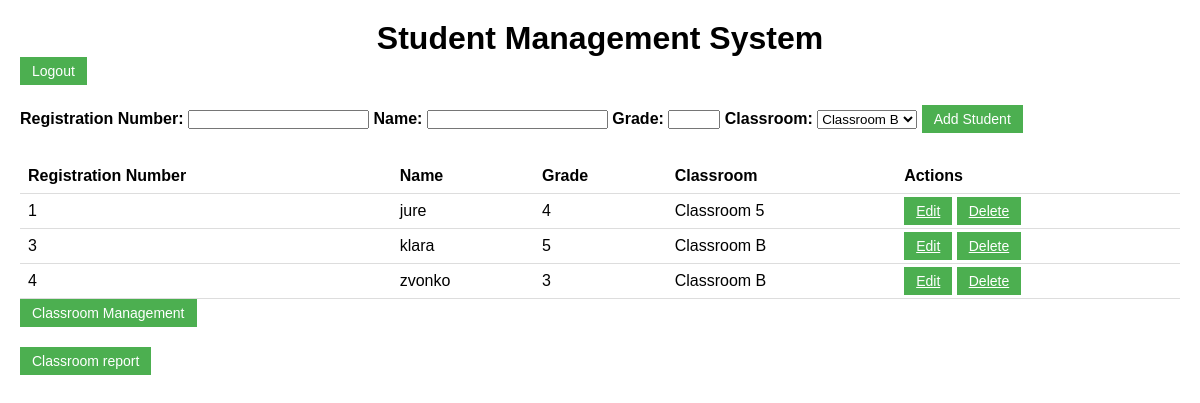
/index.php (signed in), run on the app's committed database.
### tables this page shows
CREATE TABLE `students` (
  `registration_number` varchar(20) NOT NULL,
  `name` varchar(255) NOT NULL,
  `grade` float NOT NULL,
  `classroom_id` int(11) NOT NULL
);

CREATE TABLE `classrooms` (
  `id` int(11) NOT NULL,
  `name` varchar(255) NOT NULL
);

### index.php (the view, shortened to what this page needs)
<?php
$db_host = 'localhost';
$db_username = 'root';
$db_password = '';
$db_name = 'student_management';
$conn = mysqli_connect($db_host, $db_username, $db_password, $db_name);
function getAllStudents($conn) {
    $students = array();
    $sql = "SELECT students.*, classrooms.name AS classroom_name
            FROM students
            LEFT JOIN classrooms ON students.classroom_id = classrooms.id";
    $result = mysqli_query($conn, $sql);
    if ($result) {
        while ($row = mysqli_fetch_assoc($result)) {
            $students[] = $row;
        }
    }
    return $students;
}
function getAllClassrooms($conn) {
    $classrooms = array();
    $sql = "SELECT * FROM classrooms";
    $result = mysqli_query($conn, $sql);
    if ($result) {
        while ($row = mysqli_fetch_assoc($result)) {
            $classrooms[] = $row;
        }
    }
    return $classrooms;
}
?>
<!DOCTYPE html>
<html>
<head>
    <link rel="stylesheet" type="text/css" href="style.css">
</head>
<body>
<h1>Student Management System</h1>
<form method="post" action="login.php" class="logout-button">
    <button type="submit" class="button">Logout</button>
</form>
<form method="post" action="index.php">
    <label for="registration_number">Registration Number:</label>
    <input type="text" id="registration_number" name="registration_number" required>
    <label for="name">Name:</label>
    <input type="text" id="name" name="name" required>
    <label for="grade">Grade:</label>
    <input type="number" id="grade" name="grade" min="0" max="10" required>
    <label for="classroom">Classroom:</label>
    <select id="classroom" name="classroom" required>
        <?php
        $classrooms = getAllClassrooms($conn);
        foreach ($classrooms as $classroom) {
            $classroomId = $classroom['id'];
            $classroomName = $classroom['name'];
            echo "<option value=\"$classroomId\">$classroomName</option>";
        }
        ?>
    </select>
    <button type="submit" class="button">Add Student</button>
</form>
<table>
    <tr>
        <th>Registration Number</th>
        <th>Name</th>
        <th>Grade</th>
        <th>Classroom</th>
        <th>Actions</th>
    </tr>
    <?php
    $students = getAllStudents($conn);
    foreach ($students as $student) {
        $registrationNumber = $student['registration_number'];
        $name = $student['name'];
        $grade = $student['grade'];
        $classroomName = $student['classroom_name'];
        echo "<tr>";
        echo "<td>$registrationNumber</td>";
        echo "<td>$name</td>";
        echo "<td>$grade</td>";
        echo "<td>$classroomName</td>";
        echo "<td>
                <a href=\"javascript:void(0);\" onclick=\"editStudent('$registrationNumber', '$name', '$grade', '$classroomId')\" class=\"button\">Edit</a>
                <a href=\"index.php?action=delete&registration_number=$registrationNumber\" class=\"button\">Delete</a>
            </td>";
        echo "</tr>";
    }
    ?>
</table>
<form method="post" action="classrooms.php">
    <button type="submit" name="classroom_management" class="button">Classroom Management</button>
</form>
<form method="post" action="classroom_report.php">
    <button type="submit" name="classroom_report" class="button">Classroom report</button>
</form>
</body>
</html>

### style.css (style rules this page uses)
* { margin: 0; padding: 0; box-sizing: border-box; }
body { font-family: Arial, sans-serif; margin: 20px; position: relative; }
h1 { text-align: center; }
form { margin-bottom: 20px; }
form label, table th { font-weight: bold; }
form input, form select { margin-bottom: 10px; }
table { width: 100%; border-collapse: collapse; }
table th, table td { padding: 8px; text-align: left; border-bottom: 1px solid #ddd; }
.button { padding: 6px 12px; border: none; background-color: #4CAF50; color: white; cursor: pointer; font-size: 14px; }

### data on the page
students: registration_number "1", name "jure", grade "4", classroom.name "Classroom 5"
students: registration_number "3", name "klara", grade "5", classroom.name "Classroom B"
students: registration_number "4", name "zvonko", grade "3", classroom.name "Classroom B"

### other printed values
form field classroom "Classroom B"
